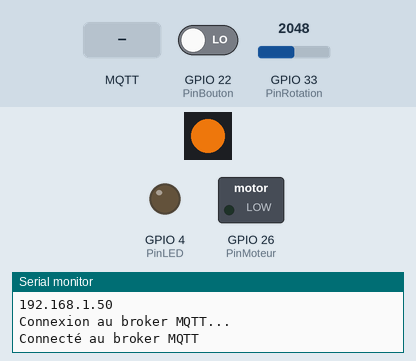
This program was run on a simulated ESP32. On the bench: 1 RGB LEDs in strip order, left to right, switched loads named in the program (green lamp = pin HIGH), output pins drawn as LEDs (lit = HIGH), the last lines printed to the serial monitor. Dashed ring = blinking. The test bench sets the inputs (shaded band); at power-on: GPIO 22 (PinBouton) LOW, GPIO 33 (PinRotation) = 2048. Dim RGB values are drawn brighter than linear; WiFi joins after 1.5 s; servers stay silent unless stated; no MQTT or app messages arrive unless stated.

Above: at 3.2 s.
3.3 s: MQTT message "1" arrives on the second subscribed topic
At 4.4 s:
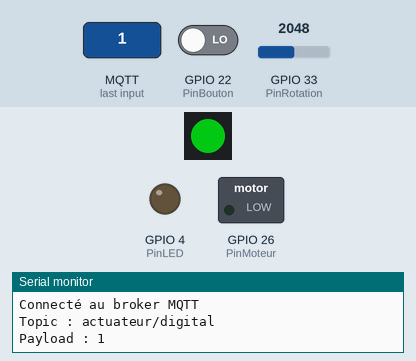
4.8 s: GPIO 22 (PinBouton) driven HIGH
At 5.1 s:
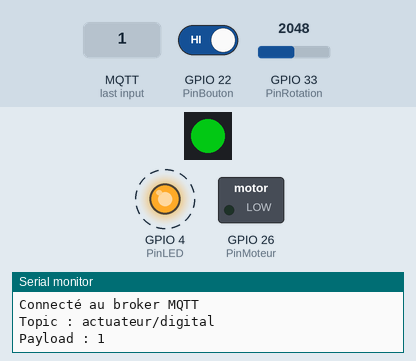
7.8 s: MQTT message "1" arrives on the first subscribed topic
At 8.01 s:
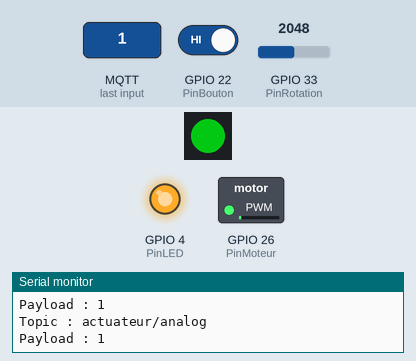
10.8 s: GPIO 22 (PinBouton) driven LOW
At 12.2 s:
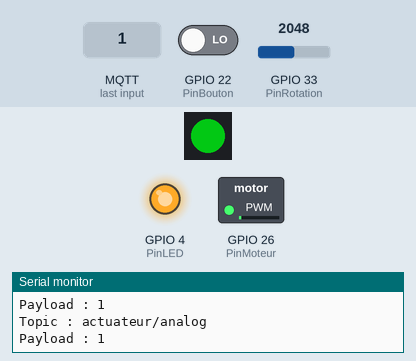
Timing chart, 0 to 13.8 s (numbered marks = the images above; inputs shaded):
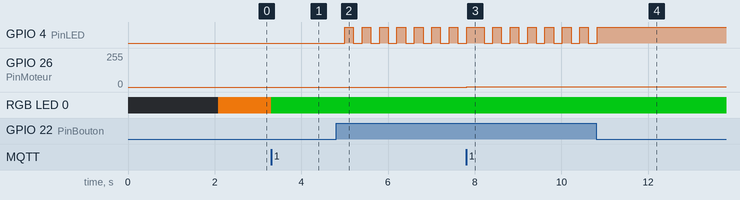

The program:

main.cpp
```cpp
/*

TITRE          : Laboratoire 1
AUTEUR         : Franck Nkeubou Awougang
DATE           : 16/03/2023
DESCRIPTION    : Programme du laboratoire 1 qui consiste à connecter un arduino (esp32) avec OpenHAB
                  afin de gérer deux capteurs et deux actuateurs digitaux et analogues chaques.
VERSION        : 0.0.1

*/

//Librairies needed
#include <Arduino.h>
#include <PubSubClient.h>
#include <WiFi.h>
#include "Timer.h"
#include <Wire.h>
#include <Adafruit_NeoPixel.h>

#define PIN_LED 18     // Control signal, connect to DI of the LED
#define NUM_LED 1     // Number of LEDs in a strip

//Wifi credentials
//const char* ssid = "FibreOP532";
const char* ssid = "MSI";
//const char* password = "9PXPE66PM6XM55M8";
const char* password = "12345678";
// MQTT credentials
const char* mqtt_server = "192.168.2.75";
const char* mqtt_username = "ubuntu";
const char* mqtt_password = "ubuntu";

// Let set our topic to interact with OpenHAB
const char* chaine1 = "actuateur/analog";
const char* chaine2 = "actuateur/digital";
const char* chaine3 = "capteur/digitale";
const char* chaine4 = "capteur/analog";

WiFiClient espClient;
PubSubClient client(espClient);
Timer Temps;
//Global variables
int PinMoteur = 26;
uint PinBouton = 22;
int PinRotation = 33;
short int MotorSpeed = 0, wait = 1000;
int PinLED = 4;
bool StateLED = false;

//Variables pour spécifier la couleur de la LED Strip
int R = 200, G = 100, B = 10;
/**
 * @brief callback function for MQTT message from OpenHAB
 *
 * @param topic topic that the message came from
 * @param payload message sent from OpenHAB
 * @param length size of message
 */
void callback(char* topic, byte* payload, unsigned int length);
/**
 * @brief Function who help to connect to the mqtt broker
 *
 */
void MQTTConnect();
/**
 * @brief function who set the RGB color to the Strip LED
 *
 * @param c probobly the result of pixel.color(100,200,255) function
 */
void colorWipe(uint32_t c);

Adafruit_NeoPixel RGB_Strip = Adafruit_NeoPixel(NUM_LED, PIN_LED, NEO_GRB + NEO_KHZ800);

/**
 * @brief Set the up wifi object
 *
 */
void setup_wifi() {

  delay(10);
  // We start by connecting to a WiFi network
  Serial.println();
  Serial.print("Connecting to ");
  Serial.println(ssid);

  WiFi.begin(ssid, password);

  while (WiFi.status() != WL_CONNECTED) {
    delay(1000);
    Serial.print(".");
  }
  Serial.println("");
  Serial.println("WiFi connected");
  Serial.println("IP address: ");
  Serial.println(WiFi.localIP());
}

void callback(char* topic, byte* payload, unsigned int length) {
  String message = "";
  Serial.print("Topic : ");
  Serial.println(topic);
  Serial.print("Payload : ");

  for (int i = 0; i < length; i++) {
    //Create our String variable who contains mqtt message
    message += (char)payload[i];
  }
  Serial.println(message);
  if(!strcmp(chaine1, topic)){
    //Serial.println("Chaine 1");
    sscanf(message.c_str(), "%d", &MotorSpeed);
    analogWrite(PinMoteur, MotorSpeed);
  }
  if(!strcmp(chaine2, topic)){
    //Serial.println("Chaine 2");
    sscanf(message.c_str(), "%d,%d,%d", &R, &G, &B);
    //Serial.println(message.c_str());
    //Serial.println(B);
    colorWipe(RGB_Strip.Color(R, G, B));

  }
  if(!strcmp(chaine3, topic)){
    //Serial.println("Chaine 3");
    if(message == "ON")
      StateLED = true;
    else if(message == "OFF")
      StateLED = false;
    digitalWrite(PinLED, StateLED);

  }
}

void MQTTConnect(){
  client.setServer(mqtt_server, 1883);
  client.setCallback(callback);
  Serial.println("Connexion au broker MQTT...");
  //Connexion au broker MQTT
  while (!client.connected()) {
    if (client.connect("ESP32Client", mqtt_username, mqtt_password )) {
      Serial.println("Connecté au broker MQTT");
    } else {
      Serial.print("Échec de connexion au broker MQTT, code erreur = ");
      Serial.print(client.state());
      delay(2000);
    }
  }

  // Subscribing to the topics
  client.subscribe(chaine1);
  client.subscribe(chaine2);
  client.subscribe(chaine3);
  //client.subscribe(chaine4);
  Temps.startTimer(wait);
}

void setup() {
  Serial.begin(9600);
  // Configuration des broches.
  pinMode(PinBouton, INPUT);
  pinMode(PinMoteur, OUTPUT);
  pinMode(PinLED, OUTPUT);
  pinMode(PinRotation, INPUT);

  // Configuration du réseau
  setup_wifi();
  MQTTConnect();
  // Setup the first color for the led
  RGB_Strip.begin();
  RGB_Strip.show();
  // Je voulais configurer le bouton pour activer et désactiver la LED, mais ça n'a pas marché.
  // J'ignore la raison pour le moment.
  RGB_Strip.setBrightness(255);    // Set brightness, 0-255 (darkest - brightest)
  colorWipe(RGB_Strip.Color(R, G, B));
}

void loop() {
  client.loop();
  int sensorValue = analogRead(PinRotation);
  //Si le bouton est préssé, envoyer l'état sur OpenHAB
  if (digitalRead(PinBouton))
  {
    StateLED = !StateLED;
    if(StateLED){
      client.publish("capteur/digital", "ON");
    }
    else{
      client.publish("capteur/digital", "OFF");
    }
    // Attendre un peu afin d'éviter les actions trop rapides
    delay(200);
  }

  // juste une autre façon plus classe d'utiliser la fonction millis() :)
  if(Temps.isTimerReady()){
    // Conversion d'un entier en chaine de caractères (char*)
    char nomb[4];
    client.publish(chaine4, itoa(sensorValue, nomb, 10));
    Temps.startTimer(wait);
  }
  digitalWrite(PinLED, StateLED);
}

void colorWipe(uint32_t c) {
  for (uint16_t i = 0; i < RGB_Strip.numPixels(); i++) {
    RGB_Strip.setPixelColor(i, c);
    RGB_Strip.show();
  }
}
```

Timer.h
```cpp
/*

TITRE          : Feux de signalisation en POO.
AUTEUR         : Franck Nkeubou Awougang
DATE           : 21/01/2022
DESCRIPTION    : Programme pour faire fonctionner un feu de signalisation suivant
                  4 états (Clignotement_Vert, Vert, Jaune et Rouge) en utilisant les classes.
VERSION        : 0.0.1

*/

#ifndef TIMER_H
    #define TIMER_H // En même temps, on inclu Arduino.h

class Timer
{
    private:
        unsigned long timerStart  = 0;
        unsigned long timerTarget = 0;

    public:
        Timer(){}

        void startTimer(int msec);

        bool isTimerReady();
};

class LedFromColor
{
    private:
        short int BrocheColor;
        short int LedPIN;

    public:
        LedFromColor(){}

        void Initialisation();

        void Configure(short int PIN, short int Broche);

        short int GetPINLed();
};
#endif
```

Timer.cpp
```cpp
#include "Timer.h"
#include <Arduino.h>

void Timer::startTimer(int msec) {
            timerStart = millis();
            timerTarget = msec;
        }
bool Timer::isTimerReady() {
            return (millis() - timerStart) > timerTarget;
        }
```

Measured:
- after the input at 3.3 s, RGB LED 0: RGB(200, 100, 10) → RGB(1, 100, 10) at once
- after the input at 4.8 s, GPIO 4 (PinLED): alternates HIGH for 0.20 s and LOW for 0.20 s, starting after 0.20 s
- after the input at 7.8 s, GPIO 26 (PinMoteur): 0/255 → 1/255 at once
- after the input at 10.8 s, GPIO 4 (PinLED): goes on until 10.8 s, then stays HIGH
